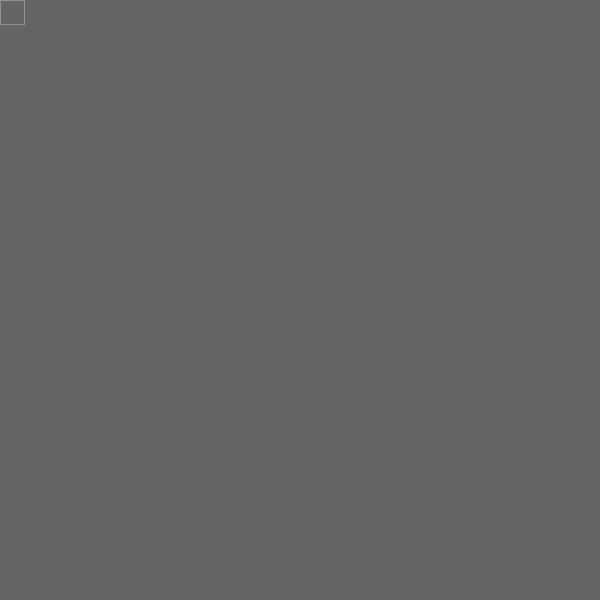
Frame 1 (no input)
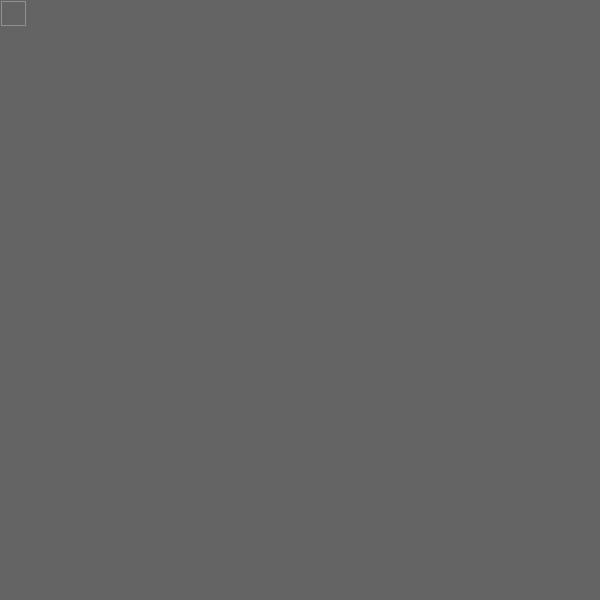
Frame 60 (the mouse pressed at the canvas centre just before this capture)
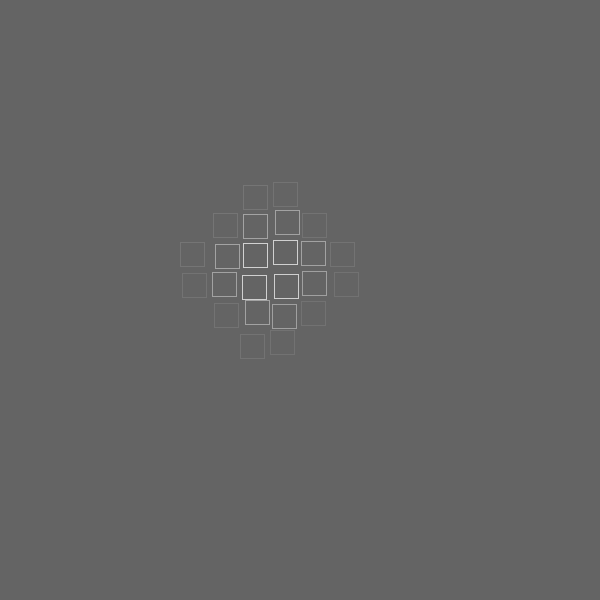
Frame 120 (the mouse held since frame 60 and released just before this capture)

The Processing sketch that drew these frames (run headless with seeded random() and noise(); from frame 60 on, the mouse is pressed at the canvas centre):

// Processing sketch: processing_43096
// ── processing_43096.pde

int b, k, l, m, n, o, p;
float q;
int framWh = 30;
int wh = 24;
float[] y = new float[25];
float[] pos = new float[25];

void setup() {
  size(600, 600);
  background(100);
  noFill();
  smooth();
  for ( int i = 0; i < y.length; i++) {
    y[i]=100;
  }
  b=100;
  frameRate(30);
  noCursor();
}

void draw() {
  background(100);
  for ( int i = 0; i < y.length; i++) {
    for ( int j = 0; j < y.length; j++) {
      k=mouseX-(i*framWh+(framWh-wh));
      n=mouseY-(j*framWh+(framWh-wh));
      l=abs(i-k);
      o=abs(j-n);
      y[i]=100+i*4;
      b=100;
      pos[i]=(i-1)*framWh+(framWh-wh)/2+random(-3, 3); 
      pos[j]=(j-1)*framWh+(framWh-wh)/2+random(-3, 3); 
      m=255-l*3;
      p=255-o*3;
      q=(m+p)/2;
      if (q<=100) {
        q=100;
      }
      stroke(q);
      rect(pos[i], pos[j], wh, wh);
    }
  }
}
